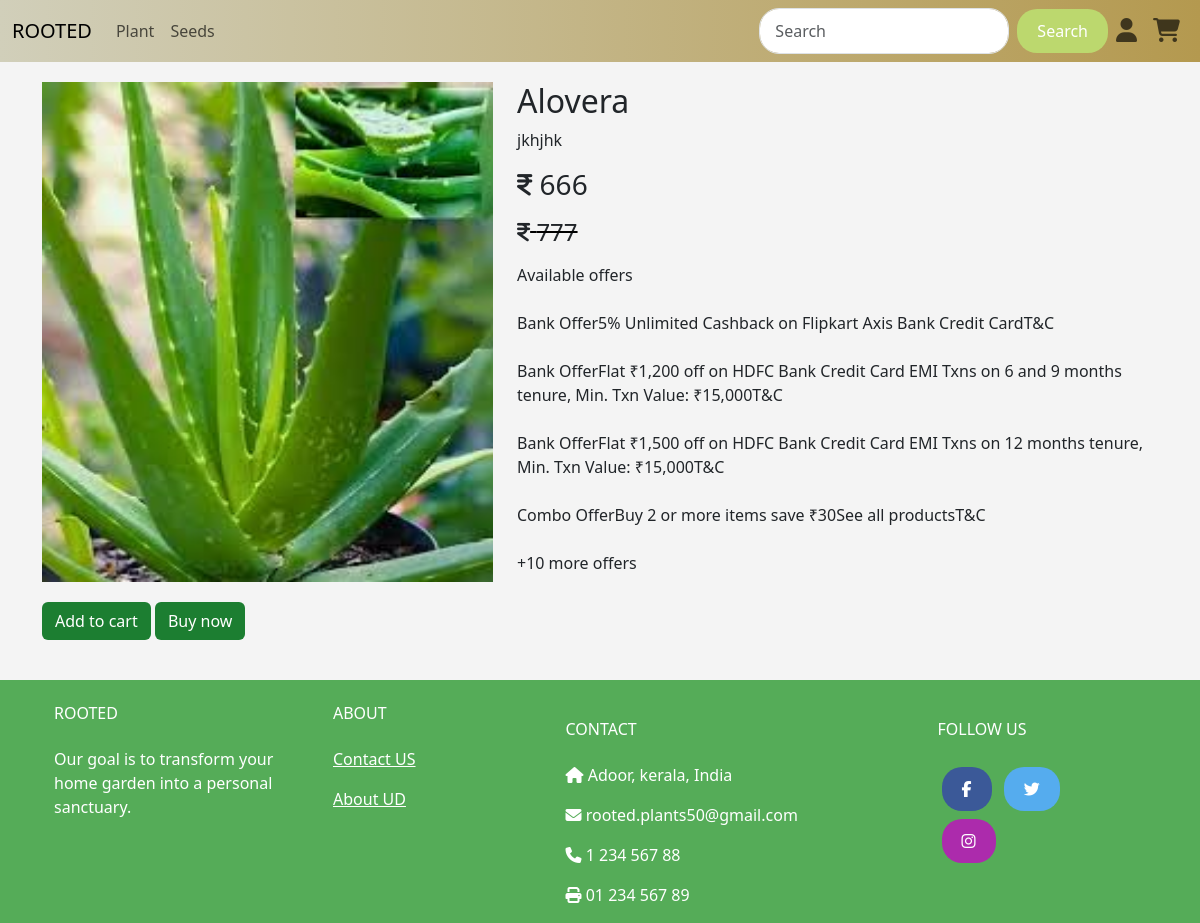
The app's page /view_pro/2, older data.
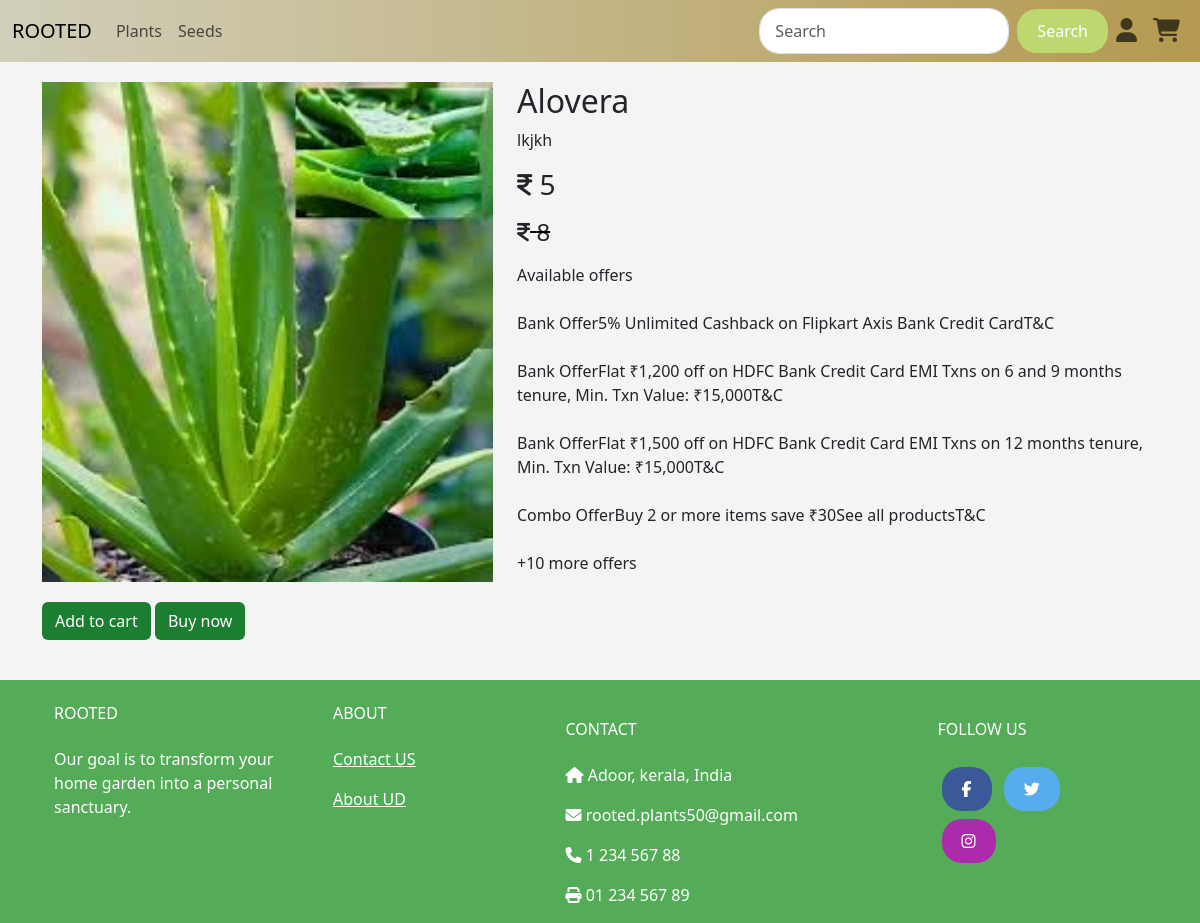
The same page, newer data.
### app/models.py (models this page shows, shortened)
class Main_cat(models.Model):
        m_name=models.TextField(unique=True)

class Plants(models.Model):
    p_id=models.TextField()
    name=models.TextField()
    p_catg=models.TextField()
    p_dis=models.TextField()
    price=models.IntegerField()
    offer_price=models.IntegerField()
    img=models.FileField()
    img2=models.FileField()
    stock=models.IntegerField()
    catg=models.ForeignKey(Category,on_delete=models.CASCADE)
    mcatg=models.ForeignKey(Main_cat,on_delete=models.CASCADE)

### app/views.py (the view)
# urls.py: path('view_pro/<pid>',views.view_pro),
def view_pro(req, pid):
    data = Plants.objects.get(pk=pid)
    m_data = Main_cat.objects.all()
    c_data = Category.objects.all()
    return render(req, 'user/view_pro.html', {'data': data, 'm_data': m_data, 'c_data': c_data})

### templates/user/view_pro.html (shortened to what the changed rows need)
<!DOCTYPE html>
<html lang="en">
<head>
    {% load static %}
    <link rel="stylesheet" href="https://cdnjs.cloudflare.com/ajax/libs/font-awesome/6.6.0/css/all.min.css">
    <link href="https://cdn.jsdelivr.net/npm/bootstrap@5.3.3/dist/css/bootstrap.min.css" rel="stylesheet">
    <link rel="stylesheet" href="{% static 'css/style.css'%}">
</head>
<body>
<nav class="navbar navbar-expand-sm " id="navb">
  <div class="container-fluid">
    <div class="collapse navbar-collapse" id="collapsibleNavbar">
      <ul class="navbar-nav me-auto">
        {% for i in m_data%}
        <li class="nav-item" id="dropdown">
          <a href="" class="nav-link" id="dropbtn">{{i.m_name}}</a>
        {% endfor %}
      </ul>
    </div>
  </div>
</nav>
    <div class="container" style="margin-top: 20px;">
        <div class="row">
            <div class="col-lg-5">
                <img src="{{data.img.url}}" alt="" style="width: 100%; height: 500px;" >
                <div class="vp_btn">
                <a href="../add_to_cart/{{data.pk}}"><button type="button" class="btn " >Add to cart</button></a>
                <a href="../buy/{{data.pk}}"><button type="button" class="btn " >Buy now</button></a>
                </div>
            </div>
            <div class="col-lg-7">
                <h2>{{data.name}}</h2>
                <p>{{data.p_dis}}</p>
                 <p><h3><i class="fa-solid fa-indian-rupee-sign fa-sm"></i> {{data.offer_price}}</h3></p>
                 <p ><h4 class="offr"><i class="fa-solid fa-indian-rupee-sign fa-sm"></i> {{data.price}}</h4></p>
                 <p>
                    Available offers <br> <br>
Bank Offer5% Unlimited Cashback on Flipkart Axis Bank Credit CardT&C <br> <br>
Bank OfferFlat ₹1,200 off on HDFC Bank Credit Card EMI Txns on 6 and 9 months tenure, Min. Txn Value: ₹15,000T&C <br><br>
Bank OfferFlat ₹1,500 off on HDFC Bank Credit Card EMI Txns on 12 months tenure, Min. Txn Value: ₹15,000T&C <br><br>
Combo OfferBuy 2 or more items save ₹30See all productsT&C <br><br>
+10 more offers <br><br>
                 </p>
            </div>
        </div>
    </div>
</body>
</html>

Row changes from the older to the newer data that the page shows:
changed Main_cat: m_name "Plant" → "Plants"
changed Plants "Alovera": p_dis "jkhjhk" → "lkjkh"; offer_price "666" → "5"; price "777" → "8"
